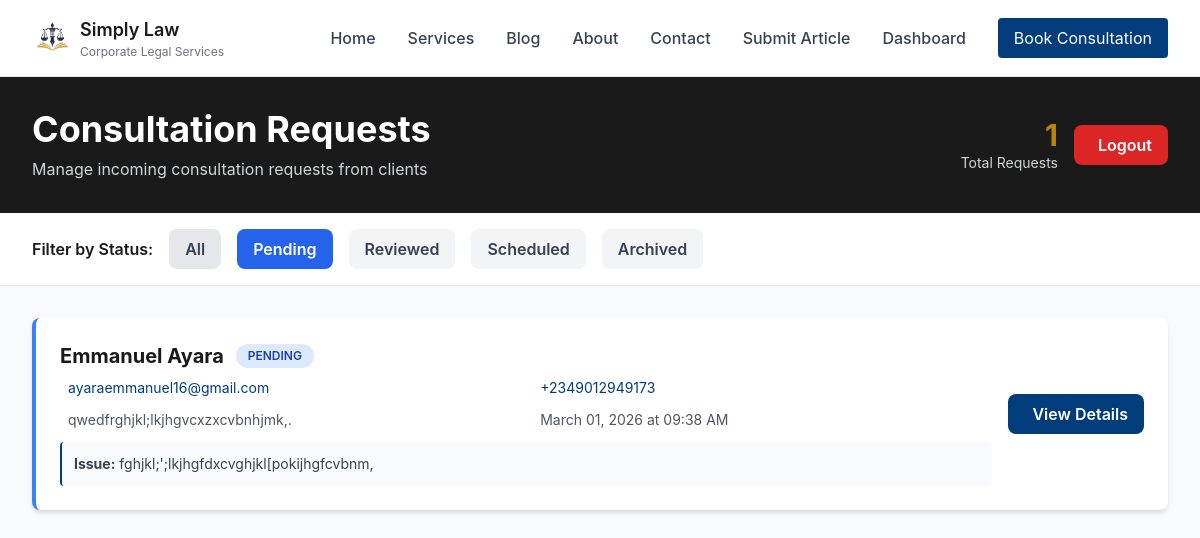
Page /admin/consultations (signed in) on the committed database.
### models.py (models this page shows, shortened)
class ClientIntake(db.Model):
    id = db.Column(db.Integer, primary_key=True)
    full_name = db.Column(db.String(150), nullable=False)
    email = db.Column(db.String(120), nullable=False)
    phone = db.Column(db.String(20), nullable=False)
    company_name = db.Column(db.String(200), nullable=True)
    cac_status = db.Column(db.String(50), nullable=True)  # "Registered", "Not registered", or null
    issue_description = db.Column(db.Text, nullable=False)
    document_filename = db.Column(db.String(255), nullable=True)
    document_path = db.Column(db.String(500), nullable=True)
    document_upload_date = db.Column(db.DateTime, nullable=True)
    status = db.Column(db.String(50), default='pending', nullable=False)  # pending, reviewed, scheduled, archived
    notes = db.Column(db.Text, nullable=True)  # Admin notes
    submitted_at = db.Column(db.DateTime, default=datetime.utcnow)
    reviewed_at = db.Column(db.DateTime, nullable=True)
    reviewed_by_id = db.Column(db.Integer, db.ForeignKey('user.id'), nullable=True)
    reviewed_by = db.relationship('User', backref='intake_reviews')
    __table_args__ = (
        db.Index('idx_intake_email', 'email'),
        db.Index('idx_intake_status', 'status'),
        db.Index('idx_intake_submitted_at', 'submitted_at'),
    )

### blueprints/admin.py (the view)
@admin_bp.route('/admin/consultations')
@login_required
@admin_required
def consultations():
    page = request.args.get('page', 1, type=int)
    status_filter = request.args.get('status', 'pending', type=str)
    query = ClientIntake.query
    if status_filter and status_filter != 'all':
        query = query.filter_by(status=status_filter)
    consultations = query.order_by(ClientIntake.submitted_at.desc()).paginate(page=page, per_page=10)
    return render_template('admin_consultations.html', consultations=consultations, current_status=status_filter)

### security.py (called while the page is built)
def admin_required(f):
    @wraps(f)
    def decorated_function(*args, **kwargs):
        if not current_user.is_authenticated:
            flash('You must be logged in.', 'danger')
            return redirect(url_for('auth.admin_login'))
        if not current_user.is_admin:
            flash('You do not have permission to access this page.', 'danger')
            return redirect(url_for('public.home'))
        return f(*args, **kwargs)
    return decorated_function

### templates/admin_consultations.html (shortened to what this page needs)
{% extends 'base.html' %}
{% block content %}
<section class="bg-law-dark text-white py-8">
    <div class="max-w-7xl mx-auto px-4 sm:px-6 lg:px-8">
        <div class="flex items-center justify-between">
            <div>
                <h1 class="text-4xl font-bold mb-2">Consultation Requests</h1>
                <p class="text-gray-300">Manage incoming consultation requests from clients</p>
            </div>
            <div class="flex items-center gap-4">
                <div class="text-right">
                    <div class="text-3xl font-bold text-law-gold">{{ consultations.total }}</div>
                    <div class="text-gray-300 text-sm">Total Requests</div>
                </div>
                <a href="{{ url_for('auth.admin_logout') }}" class="px-4 py-2 bg-red-600 text-white font-semibold rounded-lg hover:bg-red-700 transition inline-flex items-center gap-2">
                    Logout
                </a>
            </div>
        </div>
    </div>
</section>
<section class="bg-white border-b border-gray-200 py-4">
    <div class="max-w-7xl mx-auto px-4 sm:px-6 lg:px-8">
        <div class="flex flex-wrap gap-4 items-center">
            <span class="font-semibold text-law-dark">Filter by Status:</span>
            <a href="{{ url_for('admin.consultations', status='all') }}"
               class="px-4 py-2 rounded-lg font-semibold transition {% if current_status == 'all' %}bg-law-blue text-white{% else %}bg-gray-200 text-gray-700 hover:bg-gray-300{% endif %}">
                All
            </a>
            <a href="{{ url_for('admin.consultations', status='pending') }}"
               class="px-4 py-2 rounded-lg font-semibold transition {% if current_status == 'pending' %}bg-blue-600 text-white{% else %}bg-gray-100 text-gray-700 hover:bg-gray-200{% endif %}">
                Pending
            </a>
            <a href="{{ url_for('admin.consultations', status='reviewed') }}"
               class="px-4 py-2 rounded-lg font-semibold transition {% if current_status == 'reviewed' %}bg-yellow-600 text-white{% else %}bg-gray-100 text-gray-700 hover:bg-gray-200{% endif %}">
                Reviewed
            </a>
            <a href="{{ url_for('admin.consultations', status='scheduled') }}"
               class="px-4 py-2 rounded-lg font-semibold transition {% if current_status == 'scheduled' %}bg-green-600 text-white{% else %}bg-gray-100 text-gray-700 hover:bg-gray-200{% endif %}">
                Scheduled
            </a>
            <a href="{{ url_for('admin.consultations', status='archived') }}"
               class="px-4 py-2 rounded-lg font-semibold transition {% if current_status == 'archived' %}bg-gray-600 text-white{% else %}bg-gray-100 text-gray-700 hover:bg-gray-200{% endif %}">
                Archived
            </a>
        </div>
    </div>
</section>
<section class="py-8 bg-gray-50 min-h-screen">
    <div class="max-w-7xl mx-auto px-4 sm:px-6 lg:px-8">
        {% if consultations.items %}
            <div class="space-y-4">
                {% for consultation in consultations.items %}
                    <div class="bg-white rounded-lg shadow-md hover:shadow-lg transition p-6 border-l-4 {% if consultation.status == 'pending' %}border-blue-500{% elif consultation.status == 'reviewed' %}border-yellow-500{% elif consultation.status == 'scheduled' %}border-green-500{% else %}border-gray-400{% endif %}">
                        <div class="flex flex-col md:flex-row md:items-center md:justify-between">
                            <div class="flex-1 mb-4 md:mb-0">
                                <div class="flex items-center gap-3 mb-2">
                                    <h3 class="text-xl font-bold text-law-dark">{{ consultation.full_name }}</h3>
                                    <span class="px-3 py-1 rounded-full text-xs font-semibold
                                        {% if consultation.status == 'pending' %}bg-blue-100 text-blue-800
                                        {% elif consultation.status == 'reviewed' %}bg-yellow-100 text-yellow-800
                                        {% elif consultation.status == 'scheduled' %}bg-green-100 text-green-800
                                        {% else %}bg-gray-100 text-gray-800
                                        {% endif %}">
                                        {{ consultation.status|upper }}
                                    </span>
                                </div>
                                <div class="grid grid-cols-1 md:grid-cols-2 gap-3 text-sm text-gray-600">
                                    <div class="flex items-center gap-2">
                                        <a href="mailto:{{ consultation.email }}" class="text-law-blue hover:underline">{{ consultation.email }}</a>
                                    </div>
                                    <div class="flex items-center gap-2">
                                        <a href="tel:{{ consultation.phone }}" class="text-law-blue hover:underline">{{ consultation.phone }}</a>
                                    </div>
                                    {% if consultation.company_name %}
                                        <div class="flex items-center gap-2">
                                            <span>{{ consultation.company_name }}</span>
                                        </div>
                                    {% endif %}
                                    <div class="flex items-center gap-2">
                                        <span>{{ consultation.submitted_at.strftime('%B %d, %Y at %I:%M %p') }}</span>
                                    </div>
                                </div>
                                <div class="mt-3 p-3 bg-gray-50 rounded border-l-2 border-law-blue">
                                    <p class="text-sm text-gray-700">
                                        <strong>Issue:</strong>
                                        {{ consultation.issue_description[:150] }}{% if consultation.issue_description|length > 150 %}...{% endif %}
                                    </p>
                                </div>
                            </div>
                            <div class="flex flex-col gap-2 md:ml-4">
                                <a href="{{ url_for('admin.view_consultation', consultation_id=consultation.id) }}"
                                   class="px-4 py-2 bg-law-blue text-white font-semibold rounded-lg hover:bg-opacity-90 transition text-center inline-flex items-center justify-center gap-2">
                                    View Details
                                </a>
                            </div>
                        </div>
                    </div>
                {% endfor %}
            </div>
        {% else %}
            <div class="bg-white rounded-lg shadow-md p-12 text-center">
                <i class="fas fa-inbox text-gray-300 text-5xl mb-4"></i>
                <p class="text-gray-600 font-semibold text-lg">No consultation requests yet</p>
                <p class="text-gray-500 text-sm mt-2">New consultation requests will appear here</p>
            </div>
        {% endif %}
    </div>
</section>
{% endblock %}

### templates/base.html (style rules this page uses)
* { margin: 0; padding: 0; box-sizing: border-box; }
html { scroll-behavior: smooth; }
body { font-family: 'Inter', system-ui, -apple-system, sans-serif; background-color: #fafaf8; color: #1a1a1a; line-height: 1.6; }
a { transition: color 0.3s ease; }
.page-container { min-height: 100vh; display: flex; flex-direction: column; }
.bg-law-dark { background-color: #1a1a1a; }
.bg-law-blue { background-color: #003d7a; }
.text-law-dark { color: #1a1a1a; }
.text-law-blue { color: #003d7a; }
.text-law-gold { color: #b8860b; }
h1, h2, h3, h4, h5, h6 { font-weight: 700; line-height: 1.2; margin-bottom: 0.5rem; }
h1 { font-size: 2.5rem; }
h3 { font-size: 1.5rem; }
section { padding: 3rem 0; }

### rows in the picture
ClientIntake: full_name "Emmanuel Ayara", status "PENDING", email "ayaraemmanuel16@gmail.com", phone "+2349012949173", company_name "qwedfrghjkl;lkjhgvcxzxcvbnhjmk,.", submitted_at "March 01, 2026 at 09:38 AM", issue_description "fghjkl;';lkjhgfdxcvghjkl[pokijhgfcvbnm,"

### other values in the picture
{{ consultations.total }} "1"
